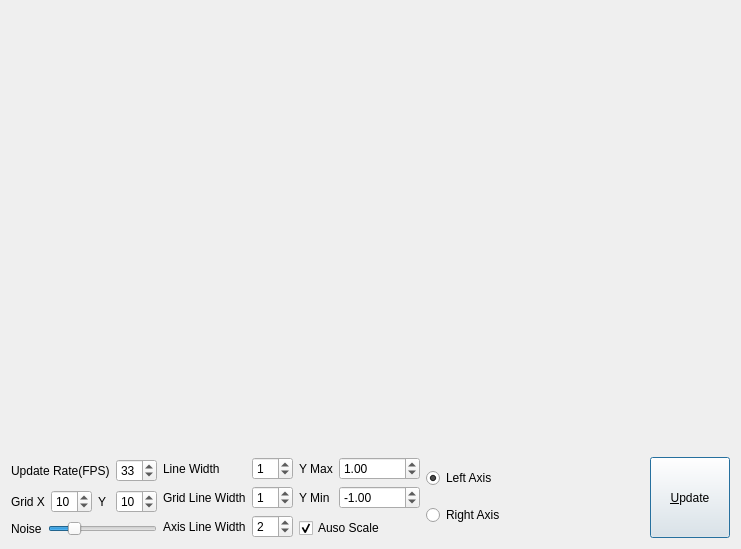
<?xml version="1.0" encoding="UTF-8"?>
<ui version="4.0">
 <class>MainWindow</class>
 <widget class="QMainWindow" name="MainWindow">
  <property name="geometry">
   <rect>
    <x>0</x>
    <y>0</y>
    <width>741</width>
    <height>549</height>
   </rect>
  </property>
  <property name="windowTitle">
   <string>MainWindow</string>
  </property>
  <widget class="QWidget" name="centralWidget">
   <layout class="QVBoxLayout" name="verticalLayout_4">
    <item>
     <widget class="GlGraphWidget" name="graphWidget" native="true">
      <property name="sizePolicy">
       <sizepolicy hsizetype="Expanding" vsizetype="Expanding">
        <horstretch>0</horstretch>
        <verstretch>0</verstretch>
       </sizepolicy>
      </property>
     </widget>
    </item>
    <item>
     <layout class="QHBoxLayout" name="horizontalLayout_4">
      <item>
       <layout class="QVBoxLayout" name="verticalLayout">
        <item>
         <layout class="QHBoxLayout" name="horizontalLayout_2">
          <item>
           <widget class="QLabel" name="label">
            <property name="text">
             <string>Update Rate(FPS)</string>
            </property>
           </widget>
          </item>
          <item>
           <widget class="QSpinBox" name="fps">
            <property name="value">
             <number>33</number>
            </property>
           </widget>
          </item>
         </layout>
        </item>
        <item>
         <layout class="QHBoxLayout" name="horizontalLayout">
          <item>
           <widget class="QLabel" name="label_2">
            <property name="text">
             <string>Grid X</string>
            </property>
           </widget>
          </item>
          <item>
           <widget class="QSpinBox" name="GridX">
            <property name="value">
             <number>10</number>
            </property>
           </widget>
          </item>
          <item>
           <widget class="QLabel" name="label_3">
            <property name="text">
             <string>Y</string>
            </property>
           </widget>
          </item>
          <item>
           <widget class="QSpinBox" name="GridY">
            <property name="value">
             <number>10</number>
            </property>
           </widget>
          </item>
         </layout>
        </item>
        <item>
         <layout class="QHBoxLayout" name="horizontalLayout_3">
          <item>
           <widget class="QLabel" name="label_10">
            <property name="text">
             <string>Noise</string>
            </property>
           </widget>
          </item>
          <item>
           <widget class="QSlider" name="noiseSlider">
            <property name="value">
             <number>20</number>
            </property>
            <property name="orientation">
             <enum>Qt::Horizontal</enum>
            </property>
           </widget>
          </item>
         </layout>
        </item>
       </layout>
      </item>
      <item>
       <layout class="QFormLayout" name="formLayout">
        <item row="0" column="0">
         <widget class="QLabel" name="label_4">
          <property name="text">
           <string>Line Width</string>
          </property>
         </widget>
        </item>
        <item row="0" column="1">
         <widget class="QSpinBox" name="LineWidth">
          <property name="value">
           <number>1</number>
          </property>
         </widget>
        </item>
        <item row="1" column="0">
         <widget class="QLabel" name="label_5">
          <property name="text">
           <string>Grid Line Width</string>
          </property>
         </widget>
        </item>
        <item row="1" column="1">
         <widget class="QSpinBox" name="GridLineWidth">
          <property name="value">
           <number>1</number>
          </property>
         </widget>
        </item>
        <item row="2" column="0">
         <widget class="QLabel" name="label_6">
          <property name="text">
           <string>Axis Line Width</string>
          </property>
         </widget>
        </item>
        <item row="2" column="1">
         <widget class="QSpinBox" name="AxisLineWidth">
          <property name="value">
           <number>2</number>
          </property>
         </widget>
        </item>
       </layout>
      </item>
      <item>
       <layout class="QVBoxLayout" name="verticalLayout_2">
        <item>
         <layout class="QFormLayout" name="formLayout_2">
          <item row="0" column="0">
           <widget class="QLabel" name="label_7">
            <property name="text">
             <string>Y Max</string>
            </property>
           </widget>
          </item>
          <item row="0" column="1">
           <widget class="QDoubleSpinBox" name="YMax">
            <property name="minimum">
             <double>-9999.000000000000000</double>
            </property>
            <property name="maximum">
             <double>9999.000000000000000</double>
            </property>
            <property name="singleStep">
             <double>0.100000000000000</double>
            </property>
            <property name="value">
             <double>1.000000000000000</double>
            </property>
           </widget>
          </item>
          <item row="1" column="0">
           <widget class="QLabel" name="label_8">
            <property name="text">
             <string>Y Min</string>
            </property>
           </widget>
          </item>
          <item row="1" column="1">
           <widget class="QDoubleSpinBox" name="YMin">
            <property name="minimum">
             <double>-99999.000000000000000</double>
            </property>
            <property name="maximum">
             <double>9999.000000000000000</double>
            </property>
            <property name="singleStep">
             <double>0.100000000000000</double>
            </property>
            <property name="value">
             <double>-1.000000000000000</double>
            </property>
           </widget>
          </item>
         </layout>
        </item>
        <item>
         <spacer name="verticalSpacer">
          <property name="orientation">
           <enum>Qt::Vertical</enum>
          </property>
          <property name="sizeType">
           <enum>QSizePolicy::Minimum</enum>
          </property>
          <property name="sizeHint" stdset="0">
           <size>
            <width>0</width>
            <height>0</height>
           </size>
          </property>
         </spacer>
        </item>
        <item>
         <widget class="QCheckBox" name="AutoScaleButton">
          <property name="sizePolicy">
           <sizepolicy hsizetype="Maximum" vsizetype="Fixed">
            <horstretch>0</horstretch>
            <verstretch>0</verstretch>
           </sizepolicy>
          </property>
          <property name="text">
           <string>Auso Scale</string>
          </property>
          <property name="checked">
           <bool>true</bool>
          </property>
         </widget>
        </item>
       </layout>
      </item>
      <item>
       <layout class="QVBoxLayout" name="verticalLayout_3">
        <item>
         <widget class="QRadioButton" name="LeftAxisButton">
          <property name="text">
           <string>Left Axis</string>
          </property>
          <property name="checked">
           <bool>true</bool>
          </property>
         </widget>
        </item>
        <item>
         <widget class="QRadioButton" name="RightAxisButton">
          <property name="text">
           <string>Right Axis</string>
          </property>
         </widget>
        </item>
        <item>
         <spacer name="verticalSpacer_2">
          <property name="orientation">
           <enum>Qt::Vertical</enum>
          </property>
          <property name="sizeType">
           <enum>QSizePolicy::Minimum</enum>
          </property>
          <property name="sizeHint" stdset="0">
           <size>
            <width>20</width>
            <height>0</height>
           </size>
          </property>
         </spacer>
        </item>
       </layout>
      </item>
      <item>
       <spacer name="horizontalSpacer">
        <property name="orientation">
         <enum>Qt::Horizontal</enum>
        </property>
        <property name="sizeHint" stdset="0">
         <size>
          <width>40</width>
          <height>20</height>
         </size>
        </property>
       </spacer>
      </item>
      <item>
       <widget class="QPushButton" name="UpdateButton">
        <property name="sizePolicy">
         <sizepolicy hsizetype="Minimum" vsizetype="Minimum">
          <horstretch>0</horstretch>
          <verstretch>0</verstretch>
         </sizepolicy>
        </property>
        <property name="text">
         <string>&amp;Update</string>
        </property>
        <property name="autoDefault">
         <bool>true</bool>
        </property>
        <property name="default">
         <bool>true</bool>
        </property>
       </widget>
      </item>
     </layout>
    </item>
   </layout>
  </widget>
  <widget class="QMenuBar" name="menuBar">
   <property name="geometry">
    <rect>
     <x>0</x>
     <y>0</y>
     <width>741</width>
     <height>22</height>
    </rect>
   </property>
  </widget>
 </widget>
 <layoutdefault spacing="6" margin="11"/>
 <customwidgets>
  <customwidget>
   <class>GlGraphWidget</class>
   <extends>QWidget</extends>
   <header>glgraphwidget.h</header>
   <container>1</container>
  </customwidget>
 </customwidgets>
 <resources/>
 <connections/>
</ui>
